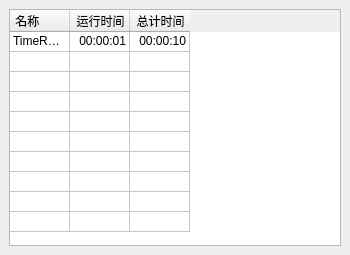
<?xml version="1.0" encoding="UTF-8"?>
<ui version="4.0">
 <class>MainWindow</class>
 <widget class="QMainWindow" name="MainWindow">
  <property name="geometry">
   <rect>
    <x>0</x>
    <y>0</y>
    <width>350</width>
    <height>255</height>
   </rect>
  </property>
  <property name="sizePolicy">
   <sizepolicy hsizetype="Preferred" vsizetype="Preferred">
    <horstretch>0</horstretch>
    <verstretch>0</verstretch>
   </sizepolicy>
  </property>
  <property name="minimumSize">
   <size>
    <width>350</width>
    <height>160</height>
   </size>
  </property>
  <property name="windowTitle">
   <string>MainWindow</string>
  </property>
  <widget class="QWidget" name="centralwidget">
   <layout class="QHBoxLayout" name="horizontalLayout">
    <item>
     <widget class="QTableWidget" name="tableWidget">
      <property name="sizePolicy">
       <sizepolicy hsizetype="Expanding" vsizetype="Expanding">
        <horstretch>0</horstretch>
        <verstretch>0</verstretch>
       </sizepolicy>
      </property>
      <property name="minimumSize">
       <size>
        <width>250</width>
        <height>160</height>
       </size>
      </property>
      <property name="lineWidth">
       <number>1</number>
      </property>
      <property name="midLineWidth">
       <number>0</number>
      </property>
      <property name="verticalScrollBarPolicy">
       <enum>Qt::ScrollBarAsNeeded</enum>
      </property>
      <property name="horizontalScrollBarPolicy">
       <enum>Qt::ScrollBarAsNeeded</enum>
      </property>
      <property name="sizeAdjustPolicy">
       <enum>QAbstractScrollArea::AdjustIgnored</enum>
      </property>
      <property name="editTriggers">
       <set>QAbstractItemView::NoEditTriggers</set>
      </property>
      <property name="selectionMode">
       <enum>QAbstractItemView::SingleSelection</enum>
      </property>
      <property name="selectionBehavior">
       <enum>QAbstractItemView::SelectRows</enum>
      </property>
      <property name="rowCount">
       <number>10</number>
      </property>
      <attribute name="horizontalHeaderVisible">
       <bool>true</bool>
      </attribute>
      <attribute name="horizontalHeaderCascadingSectionResizes">
       <bool>false</bool>
      </attribute>
      <attribute name="horizontalHeaderDefaultSectionSize">
       <number>60</number>
      </attribute>
      <attribute name="horizontalHeaderStretchLastSection">
       <bool>false</bool>
      </attribute>
      <attribute name="verticalHeaderVisible">
       <bool>false</bool>
      </attribute>
      <attribute name="verticalHeaderMinimumSectionSize">
       <number>20</number>
      </attribute>
      <attribute name="verticalHeaderDefaultSectionSize">
       <number>20</number>
      </attribute>
      <row>
       <property name="text">
        <string>1</string>
       </property>
      </row>
      <row>
       <property name="text">
        <string>2</string>
       </property>
      </row>
      <row>
       <property name="text">
        <string>3</string>
       </property>
      </row>
      <row>
       <property name="text">
        <string>4</string>
       </property>
      </row>
      <row>
       <property name="text">
        <string>5</string>
       </property>
      </row>
      <row/>
      <row/>
      <row/>
      <row/>
      <row/>
      <column>
       <property name="text">
        <string> 名称</string>
       </property>
       <property name="textAlignment">
        <set>AlignLeading|AlignVCenter</set>
       </property>
      </column>
      <column>
       <property name="text">
        <string>运行时间 </string>
       </property>
       <property name="textAlignment">
        <set>AlignTrailing|AlignVCenter</set>
       </property>
      </column>
      <column>
       <property name="text">
        <string>总计时间 </string>
       </property>
       <property name="textAlignment">
        <set>AlignTrailing|AlignVCenter</set>
       </property>
      </column>
      <item row="0" column="0">
       <property name="text">
        <string>TimeRecorder.exe</string>
       </property>
      </item>
      <item row="0" column="1">
       <property name="text">
        <string>00:00:01</string>
       </property>
       <property name="textAlignment">
        <set>AlignTrailing|AlignVCenter</set>
       </property>
      </item>
      <item row="0" column="2">
       <property name="text">
        <string>00:00:10</string>
       </property>
       <property name="textAlignment">
        <set>AlignTrailing|AlignVCenter</set>
       </property>
      </item>
      <item row="1" column="1">
       <property name="textAlignment">
        <set>AlignTrailing|AlignVCenter</set>
       </property>
      </item>
      <item row="1" column="2">
       <property name="textAlignment">
        <set>AlignTrailing|AlignVCenter</set>
       </property>
      </item>
      <item row="2" column="1">
       <property name="textAlignment">
        <set>AlignTrailing|AlignVCenter</set>
       </property>
      </item>
      <item row="2" column="2">
       <property name="textAlignment">
        <set>AlignTrailing|AlignVCenter</set>
       </property>
      </item>
      <item row="3" column="1">
       <property name="textAlignment">
        <set>AlignTrailing|AlignVCenter</set>
       </property>
      </item>
      <item row="3" column="2">
       <property name="textAlignment">
        <set>AlignTrailing|AlignVCenter</set>
       </property>
      </item>
      <item row="4" column="1">
       <property name="textAlignment">
        <set>AlignTrailing|AlignVCenter</set>
       </property>
      </item>
      <item row="4" column="2">
       <property name="textAlignment">
        <set>AlignTrailing|AlignVCenter</set>
       </property>
      </item>
     </widget>
    </item>
   </layout>
  </widget>
 </widget>
 <resources/>
 <connections/>
</ui>
